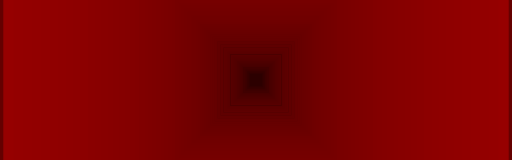
Frame 1 (no input)
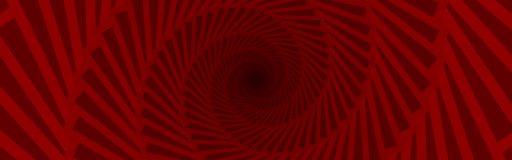
Frame 60 (the mouse pressed at the canvas centre just before this capture)
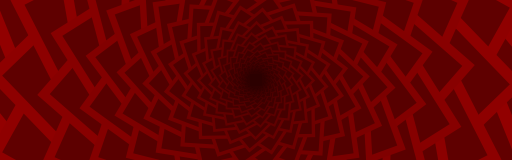
Frame 120 (the mouse held since frame 60 and released just before this capture)

The Processing sketch that drew these frames (run headless with seeded random() and noise(); from frame 60 on, the mouse is pressed at the canvas centre):

// Processing sketch: processing_53502
// ── processing_53502.pde

int rotateSpeed = 0;

void setup() {
  
  size (512,160);
  rectMode(CENTER);
  stroke(255);
  smooth();
  frameRate(8);
}

void draw() {
  
  background(100,0,0);
  
  translate(width/2, height/2);
  rotateSpeed++; 
  
  for(int i =0; i<90; i++) {
    
    scale(0.96,0.96);
    rotate(radians(rotateSpeed/7));
    
    stroke((map(i,0,90,150,50)), 0, 0);
    strokeWeight(15);
    //noStroke();
    fill((map(i,0,80,100,50)),0,0);
    
    rect(0,0,width,width);  
     
  }
}
